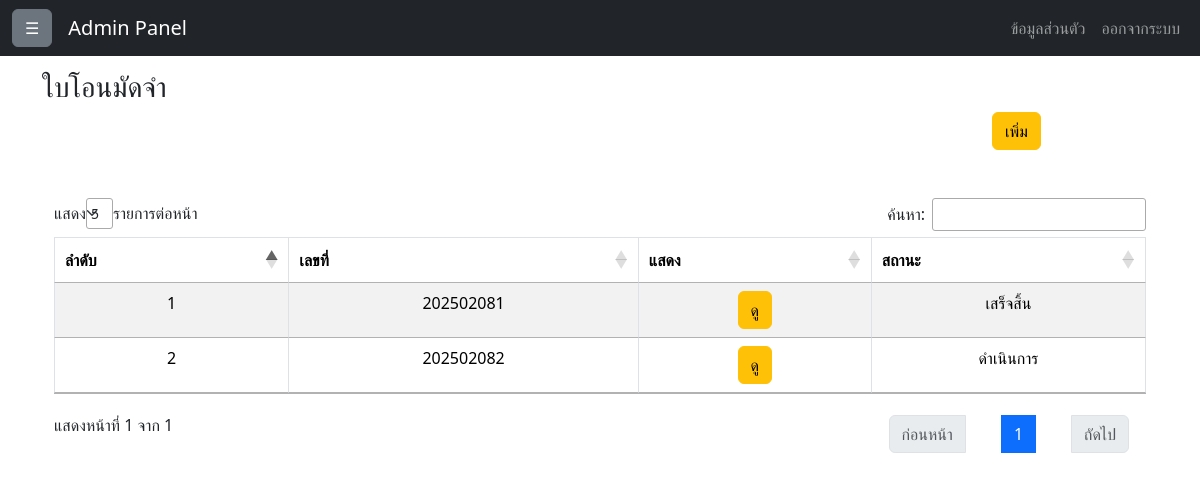
The page /depositslipmanage/202502081/ on the database its author committed.
### pApp/models.py (models this page shows)
class depositslip(models.Model):
    depositslip_number = models.CharField(max_length=25)
    depositslip_date = models.DateField(null=True, blank=True)
    deposit_total = models.IntegerField()
    deposit_vat = models.IntegerField()
    deposit_totalprice = models.IntegerField()
    deposit_status = models.IntegerField()
    quotation = models.ForeignKey(
        quotation,on_delete=models.CASCADE, related_name="depositslips"
    )  # เพิ่ม ForeignKey เพื่อเชื่อมโยงกับ depositslip

### pApp/backEnd/depositslipmanage.py (the view)
# urls.py: path('depositslipmanage/<str:quotation_number>/', depositslipmanage.depositslip, name='depositslipmanage'),
def depositslip(request, quotation_number):
    quotation_data = get_object_or_404(quotation, number=quotation_number)
    depositslip_data = quotation_data.depositslips.all()
    all_quotations = quotation.objects.all()
    return render(request, 'depositslipmanage.html', {
        'quotation_number': quotation_data,
        'depositslips': depositslip_data,
        'quotations': all_quotations
    })

### pApp/templates/depositslipmanage.html (shortened to what this page needs)
<!DOCTYPE html>
<html lang="en">
<head>
    {% load static %}
    <link rel="stylesheet" href="{% static 'css/bootstrap.min.css' %}">
    <link rel="stylesheet" href="https://cdn.datatables.net/1.13.6/css/jquery.dataTables.min.css">
<link rel="stylesheet" href="https://cdn.datatables.net/1.13.6/css/dataTables.bootstrap5.min.css">
</head>
<body>
    {% include 'includes/navbar.html' %}
    <div class="main-container">
        <div class="content" id="content">
            {% block content %}
            <div class="container text-center">
                <div class="row">
                    <h3 align="left">ใบโอนมัดจำ</h3>
                </div>
                <div class="row">
                    <div class="col-10"></div>
                    <div class="col-2">
                        <div class="col-2">
                                <div>
                                    <a href="{% url 'depositslip_form' quotation_number.number %}">
                                        <button type="button" class="btn btn-warning">เพิ่ม</button>
                                    </a>
                                    <br>
                                </div>
                        </div>
                    </div>
                </div>
                <div class="row">
                  <div class="col-12">
                    <div class="container mt-5">
                        <table id="example" class="table table-striped table-bordered table-responsive" style="width:100%">
                            <thead>
                                <tr>
                                    <th>ลำดับ</th>
                                    <th>เลขที่</th>
                                    <th>แสดง</th>
                                    <th>สถานะ</th>
                                </tr>
                            </thead>
                            <tbody>
                                {% if depositslips %}
                                    {% for depositslip in depositslips %}
                                        <tr>
                                            <td>{{ forloop.counter }}</td>
                                            <td>{{ depositslip.depositslip_number  }}</td>
                                            <td>
                                                <a href="/depositslip_view/{{ depositslip.depositslip_number }}/">
                                                    <button type="button" class="btn btn-warning">ดู</button>
                                                </a>
                                              </td>
                                            {% if depositslip.deposit_status == -1 %}
                                            <td>ดำเนินการ</td>
                                            {%else%}
                                            <td>เสร็จสิ้น</td>
                                            {%endif%}
                                        </tr>
                                    {% endfor %}
                                {% endif %}
                            </tbody>
                        </table>
                    </div>
                </div>
              </div>
            {% endblock %}
        </div>
    </div>
</body>
</html>

### pApp/templates/depositslipmanage.html (style rules this page uses)
.main-container { display: flex; height: 100vh; overflow: hidden; }
.content { flex: 1; margin-left: 0; margin-top: 50px; padding: 20px; transition: all 0.3s ease; }

### rows shown on the page
depositslip: depositslip_number "202502081", deposit_status "เสร็จสิ้น"
depositslip: depositslip_number "202502082", deposit_status "ดำเนินการ"
